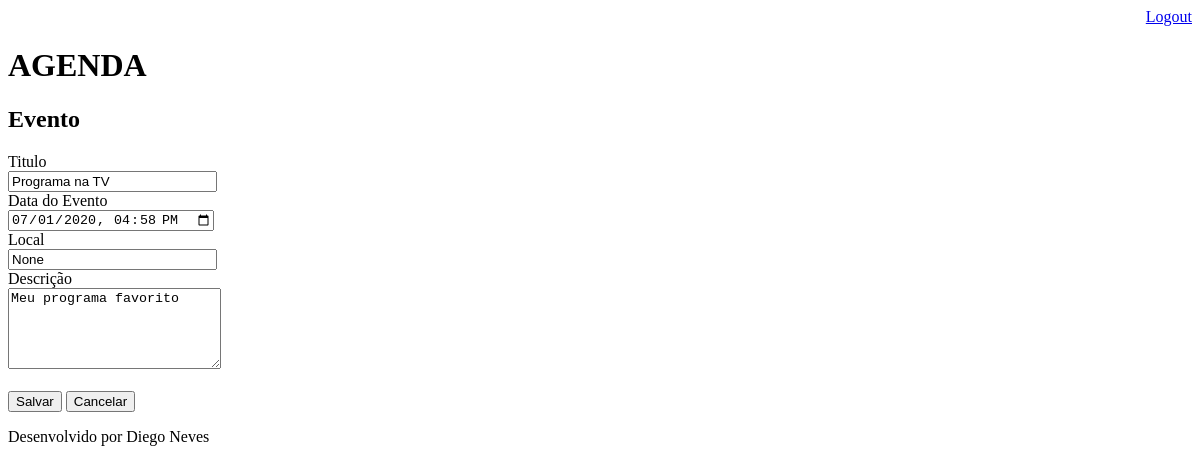
/agenda/evento/?id=5 (signed in), run on an earlier commit of the app's database.
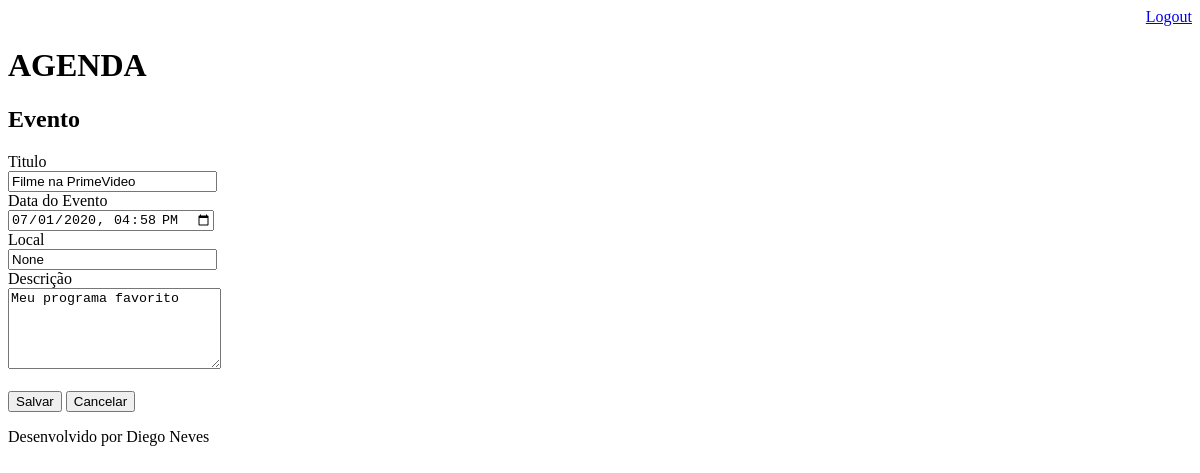
And on a later commit of the database.
### core/models.py (models this page shows, shortened)
class Evento(models.Model):
    titulo = models.CharField(max_length=100)
    descricao = models.TextField(blank=True, null=True)
    local = models.CharField(max_length=50, blank=True, null=True)
    data_evento = models.DateTimeField(verbose_name='Data do Evento')
    data_criacao = models.DateTimeField(auto_now=True)
    usuario = models.ForeignKey(User, on_delete=models.CASCADE)
    class Meta:
        db_table = 'evento'
    def get_data_input_evento(self):
        return self.data_evento.strftime('%Y-%m-%dT%H:%M')

### core/views.py (the view)
# urls.py: path('agenda/evento/', views.evento),
@login_required(login_url='/login/')
def evento(request):
    id_evento = request.GET.get('id')
    dados = {}
    if id_evento:
        dados['evento'] = Evento.objects.get(id=id_evento)
    return render(request, 'evento.html', dados)

### templates/evento.html (shortened to what this page needs)
{% extends "model_page.html" %}
{% block content %}
<h2>Evento</h2>
<form action="submit" method="POST"> {% csrf_token %}
    <label for="titulo">Titulo</label>
    <br>
    <input type="text" name="titulo" size="23" value="{{ evento.titulo }}">
    <br>
    <label for="data_evento">Data do Evento</label>
    <br>
    <input type="datetime-local" name="data_evento" value="{{ evento.get_data_input_evento }}">
    <br>
    <label for="local">Local</label>
    <br>
    <input type="text" name="local" size="23" value="{{ evento.local }}">
    <br>
    <label for="">Descrição</label>
    <br>
    <textarea name="descricao" cols="24" rows="5">{{ evento.descricao }}</textarea>
    <br><br>
    <button type="submit">Salvar</button>
    <a href='/'>
        <button type="button">Cancelar</button>
    </a>
</form>
{% endblock %}

What changed in the data, as far as the page shows it:
changed Evento "None": titulo "Programa na TV" → "Filme na PrimeVideo"
